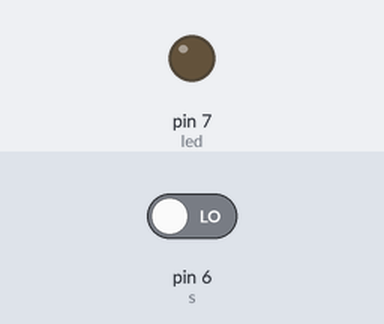
The sketch below on a simulated Arduino Uno, built with avr-gcc and run on an emulated ATmega328P. Parts: output pins drawn as LEDs (lit = HIGH). Inputs (shaded band) come from the test bench; at power-on: pin 6 (s) LOW.

Above: at 2.8 s.
2.9 s: pin 6 (s) driven HIGH
At 3.4 s:
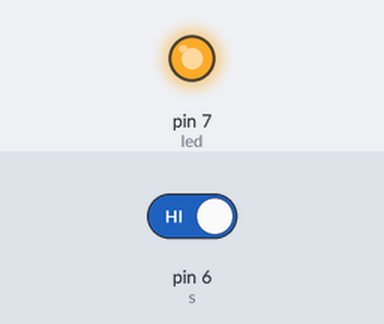
4.5 s: pin 6 (s) driven LOW
At 5.8 s:
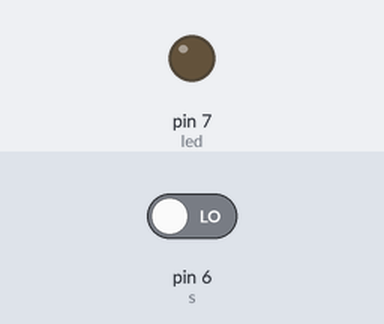
Timing chart, 0 to 7.5 s (numbered marks = the images above; inputs shaded):
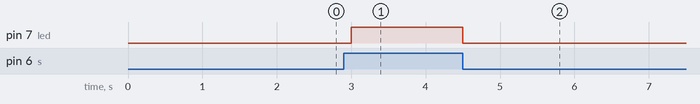

Measured:
- after the input at 2.9 s, pin 7 (led): LOW → HIGH after 0.10 s
- after the input at 4.5 s, pin 7 (led): HIGH → LOW at once

The sketch:

led_blink_1s_delay.ino
```cpp
int led =7;
int s=6;
int state;
void setup() {
  // put your setup code here, to run once:
pinMode(led,OUTPUT);
pinMode(s,INPUT);
}

void loop() {
  // put your main code here, to run repeatedly:
digitalWrite(led, HIGH);
state= digitalRead(s);
if(state==HIGH)
{
  digitalWrite(led, HIGH);
}
else{
  digitalWrite(led, LOW);
  delay(1000);
}
}
```
